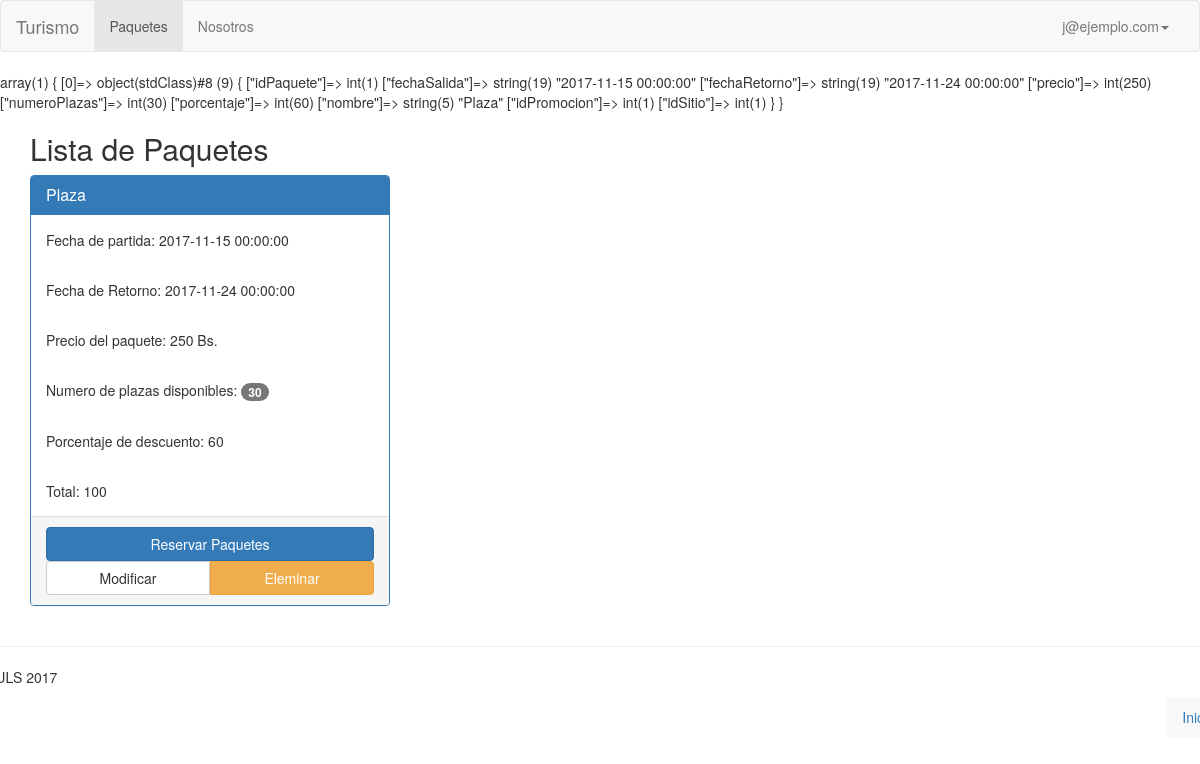
/listaPaquetes.php (signed in), run on the app's committed database.
### tables this page shows
CREATE TABLE IF NOT EXISTS `paquetes` (
  `idPaquete` int(11) NOT NULL AUTO_INCREMENT,
  `fechaSalida` datetime NOT NULL,
  `fechaRetorno` datetime NOT NULL,
  `precio` int(11) NOT NULL DEFAULT 0,
  `numeroPlazas` int(11) NOT NULL DEFAULT 0,
  `idPromocion` int(11) NOT NULL DEFAULT 0,
  `idSitio` int(11) NOT NULL DEFAULT 0,
  PRIMARY KEY (`idPaquete`),
  KEY `FK_paquete_promocion` (`idPromocion`),
  KEY `FK_paquetes_sitios` (`idSitio`),
  CONSTRAINT `FK_paquete_promocion` FOREIGN KEY (`IdPromocion`) REFERENCES `promociones` (`IdPromocion`),
  CONSTRAINT `FK_paquetes_sitios` FOREIGN KEY (`idSitio`) REFERENCES `sitios` (`idSitio`)
);

CREATE TABLE IF NOT EXISTS `sitios` (
  `idSitio` int(11) NOT NULL AUTO_INCREMENT,
  `nombre` varchar(60) NOT NULL,
  `descripcion` varchar(500) NOT NULL,
  `foto` varchar(100) NOT NULL,
  PRIMARY KEY (`idSitio`)
);

CREATE TABLE IF NOT EXISTS `promociones` (
  `idPromocion` int(11) NOT NULL AUTO_INCREMENT,
  `temporada` varchar(50) NOT NULL DEFAULT '0',
  `porcentaje` int(11) NOT NULL DEFAULT 0,
  PRIMARY KEY (`idPromocion`)
);

### Paquete.php (called while the page is built, shortened)
<?php
	class Paquete
	{
		static public function seleccionarTodoSitioyProm()
		{
			$pdo = Conexion::conectar();
			$sql='SELECT p.idPaquete,p.fechaSalida, p.fechaRetorno, p.precio, p.numeroPlazas, pr.porcentaje, s.nombre, pr.idPromocion,s.idSitio from (paquetes p inner join promociones pr on (p.idPromocion = pr.idPromocion) inner join sitios s on (p.idSitio=s.IdSitio))';
			$stn = $pdo->prepare($sql);
			$stn->execute();
			return $stn->FetchAll(PDO::FETCH_OBJ);
		}
	}
 ?>

### listaPaquetes.php (the view, shortened to what this page needs)
<?php
include('parciales/cabecera.php') ?>
<?php include('parciales/foot_cabecera.php') ?>
		<?php include('parciales/menu.php');
				include('Paquete.php');
				$arr = Paquete::seleccionarTodoSitioyProm();
				var_dump($arr);
		?>
		<div class="container">
			<div class="row">
				<div class="col-xs-12 col-sm-12 col-md-12 col-lg-12">
					<h2>Lista de Paquetes</h2>
				</div>
			</div>
			<div class="row">
				<?php foreach ($arr as $obj) { ?>
				<div class="col-xs-12 col-sm-6 col-md-6 col-lg-4">
					<div class="panel panel-primary">
						<div class="panel-heading">
							<h3 class="panel-title"><?=$obj->nombre?></h3>
						</div>
						<div class="panel-body">
							Fecha de partida: <?=$obj->fechaSalida?>
						</div>
						<div class="panel-body">
							Fecha de Retorno: <?=$obj->fechaRetorno?>
						</div>
						<div class="panel-body">
							Precio del paquete: <?=$obj->precio?> Bs.
						</div>
						<div class="panel-body">
							Numero de plazas disponibles: <span class="badge"><?=$obj->numeroPlazas?></span>
						</div>
						<div class="panel-body">
							Porcentaje de descuento: <?=$obj->porcentaje?>
						</div>
						<div class="panel-body">
							Total: <?=$obj->precio-($obj->precio*($obj->porcentaje/100))?>
						</div>
						<div class="panel-footer">
							<a href="#" class="btn btn-primary btn-block">Reservar Paquetes</a>
								<div class="btn-group btn-group-justified">
									<a href="formPaquete.php?id=<?=$obj->idPaquete?>" class="btn btn-default">Modificar</a>
									<a href="#" class="btn btn-warning">Eleminar</a>
								</div>
						</div>
					</div>
				</div>
				<?php } ?>
			</div>
		</div>
		<?php include('parciales/cabecera_footer.php') ?>
<?php include('parciales/footer.php') ?>

### data on the page
paquetes: idSitio.nombre "Plaza", fechaSalida "2017-11-15 00:00:00", fechaRetorno "2017-11-24 00:00:00", precio "250", numeroPlazas "30", idPromocion.porcentaje "60", $obj->precio-($obj->precio*($obj->porcentaje/100)) "100"

### other printed values
$_SESSION['usuario'] "j@ejemplo.com"
